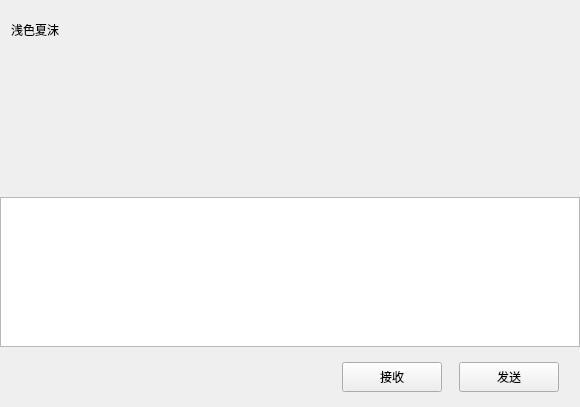
<?xml version="1.0" encoding="UTF-8"?>
<ui version="4.0">
 <class>ChatPage</class>
 <widget class="QWidget" name="ChatPage">
  <property name="geometry">
   <rect>
    <x>0</x>
    <y>0</y>
    <width>580</width>
    <height>407</height>
   </rect>
  </property>
  <property name="windowTitle">
   <string>Form</string>
  </property>
  <layout class="QVBoxLayout" name="verticalLayout">
   <property name="spacing">
    <number>0</number>
   </property>
   <property name="leftMargin">
    <number>0</number>
   </property>
   <property name="topMargin">
    <number>0</number>
   </property>
   <property name="rightMargin">
    <number>0</number>
   </property>
   <property name="bottomMargin">
    <number>0</number>
   </property>
   <item>
    <widget class="QWidget" name="chat_data_wid" native="true">
     <layout class="QVBoxLayout" name="verticalLayout_4">
      <property name="spacing">
       <number>0</number>
      </property>
      <property name="leftMargin">
       <number>0</number>
      </property>
      <property name="topMargin">
       <number>0</number>
      </property>
      <property name="rightMargin">
       <number>0</number>
      </property>
      <property name="bottomMargin">
       <number>0</number>
      </property>
      <item>
       <widget class="QWidget" name="title_wid" native="true">
        <property name="minimumSize">
         <size>
          <width>0</width>
          <height>60</height>
         </size>
        </property>
        <property name="maximumSize">
         <size>
          <width>16777215</width>
          <height>60</height>
         </size>
        </property>
        <layout class="QVBoxLayout" name="verticalLayout_5">
         <property name="spacing">
          <number>7</number>
         </property>
         <property name="topMargin">
          <number>2</number>
         </property>
         <property name="rightMargin">
          <number>2</number>
         </property>
         <property name="bottomMargin">
          <number>2</number>
         </property>
         <item>
          <widget class="QWidget" name="widget_2" native="true">
           <layout class="QHBoxLayout" name="horizontalLayout_5">
            <property name="leftMargin">
             <number>2</number>
            </property>
            <property name="topMargin">
             <number>2</number>
            </property>
            <property name="rightMargin">
             <number>2</number>
            </property>
            <property name="bottomMargin">
             <number>2</number>
            </property>
            <item>
             <widget class="QLabel" name="title_lb">
              <property name="minimumSize">
               <size>
                <width>30</width>
                <height>20</height>
               </size>
              </property>
              <property name="text">
               <string>浅色夏沫</string>
              </property>
             </widget>
            </item>
           </layout>
          </widget>
         </item>
        </layout>
       </widget>
      </item>
      <item>
       <widget class="ChatView" name="chat_data_list" native="true"/>
      </item>
      <item>
       <widget class="QWidget" name="tool_wid" native="true">
        <property name="minimumSize">
         <size>
          <width>0</width>
          <height>40</height>
         </size>
        </property>
        <property name="maximumSize">
         <size>
          <width>16777215</width>
          <height>40</height>
         </size>
        </property>
        <layout class="QHBoxLayout" name="horizontalLayout_4">
         <property name="leftMargin">
          <number>2</number>
         </property>
         <property name="topMargin">
          <number>2</number>
         </property>
         <property name="rightMargin">
          <number>2</number>
         </property>
         <property name="bottomMargin">
          <number>2</number>
         </property>
         <item>
          <spacer name="horizontalSpacer_2">
           <property name="orientation">
            <enum>Qt::Horizontal</enum>
           </property>
           <property name="sizeType">
            <enum>QSizePolicy::Fixed</enum>
           </property>
           <property name="sizeHint" stdset="0">
            <size>
             <width>5</width>
             <height>20</height>
            </size>
           </property>
          </spacer>
         </item>
         <item>
          <widget class="ClickedLabel" name="emo_lb">
           <property name="minimumSize">
            <size>
             <width>25</width>
             <height>25</height>
            </size>
           </property>
           <property name="maximumSize">
            <size>
             <width>25</width>
             <height>25</height>
            </size>
           </property>
           <property name="text">
            <string/>
           </property>
          </widget>
         </item>
         <item>
          <spacer name="horizontalSpacer_4">
           <property name="orientation">
            <enum>Qt::Horizontal</enum>
           </property>
           <property name="sizeType">
            <enum>QSizePolicy::Fixed</enum>
           </property>
           <property name="sizeHint" stdset="0">
            <size>
             <width>5</width>
             <height>20</height>
            </size>
           </property>
          </spacer>
         </item>
         <item>
          <widget class="ClickedLabel" name="file_lb">
           <property name="minimumSize">
            <size>
             <width>25</width>
             <height>25</height>
            </size>
           </property>
           <property name="maximumSize">
            <size>
             <width>25</width>
             <height>25</height>
            </size>
           </property>
           <property name="text">
            <string/>
           </property>
          </widget>
         </item>
         <item>
          <spacer name="horizontalSpacer_3">
           <property name="orientation">
            <enum>Qt::Horizontal</enum>
           </property>
           <property name="sizeHint" stdset="0">
            <size>
             <width>40</width>
             <height>20</height>
            </size>
           </property>
          </spacer>
         </item>
        </layout>
       </widget>
      </item>
      <item>
       <widget class="MessageTextEdit" name="chatEdit">
        <property name="minimumSize">
         <size>
          <width>0</width>
          <height>150</height>
         </size>
        </property>
        <property name="maximumSize">
         <size>
          <width>16777215</width>
          <height>150</height>
         </size>
        </property>
       </widget>
      </item>
      <item>
       <widget class="QWidget" name="send_wid" native="true">
        <property name="minimumSize">
         <size>
          <width>0</width>
          <height>60</height>
         </size>
        </property>
        <property name="maximumSize">
         <size>
          <width>16777215</width>
          <height>60</height>
         </size>
        </property>
        <layout class="QHBoxLayout" name="horizontalLayout_3">
         <property name="spacing">
          <number>7</number>
         </property>
         <property name="leftMargin">
          <number>11</number>
         </property>
         <property name="topMargin">
          <number>2</number>
         </property>
         <property name="rightMargin">
          <number>11</number>
         </property>
         <property name="bottomMargin">
          <number>2</number>
         </property>
         <item>
          <spacer name="horizontalSpacer_5">
           <property name="orientation">
            <enum>Qt::Horizontal</enum>
           </property>
           <property name="sizeHint" stdset="0">
            <size>
             <width>40</width>
             <height>20</height>
            </size>
           </property>
          </spacer>
         </item>
         <item>
          <widget class="ClickedBtn" name="receive_btn">
           <property name="minimumSize">
            <size>
             <width>100</width>
             <height>30</height>
            </size>
           </property>
           <property name="maximumSize">
            <size>
             <width>100</width>
             <height>30</height>
            </size>
           </property>
           <property name="text">
            <string>接收</string>
           </property>
          </widget>
         </item>
         <item>
          <spacer name="horizontalSpacer_7">
           <property name="orientation">
            <enum>Qt::Horizontal</enum>
           </property>
           <property name="sizeType">
            <enum>QSizePolicy::Fixed</enum>
           </property>
           <property name="sizeHint" stdset="0">
            <size>
             <width>10</width>
             <height>20</height>
            </size>
           </property>
          </spacer>
         </item>
         <item>
          <widget class="ClickedBtn" name="send_btn">
           <property name="minimumSize">
            <size>
             <width>100</width>
             <height>30</height>
            </size>
           </property>
           <property name="maximumSize">
            <size>
             <width>100</width>
             <height>30</height>
            </size>
           </property>
           <property name="text">
            <string>发送</string>
           </property>
          </widget>
         </item>
         <item>
          <spacer name="horizontalSpacer_6">
           <property name="orientation">
            <enum>Qt::Horizontal</enum>
           </property>
           <property name="sizeType">
            <enum>QSizePolicy::Fixed</enum>
           </property>
           <property name="sizeHint" stdset="0">
            <size>
             <width>10</width>
             <height>20</height>
            </size>
           </property>
          </spacer>
         </item>
        </layout>
       </widget>
      </item>
     </layout>
    </widget>
   </item>
  </layout>
 </widget>
 <customwidgets>
  <customwidget>
   <class>ClickedBtn</class>
   <extends>QPushButton</extends>
   <header location="global">clickedbtn.h</header>
  </customwidget>
  <customwidget>
   <class>ClickedLabel</class>
   <extends>QLabel</extends>
   <header location="global">clickedlabel.h</header>
  </customwidget>
  <customwidget>
   <class>ChatView</class>
   <extends>QWidget</extends>
   <header>chatview.h</header>
   <container>1</container>
  </customwidget>
  <customwidget>
   <class>MessageTextEdit</class>
   <extends>QTextEdit</extends>
   <header location="global">messagetextedit.h</header>
  </customwidget>
 </customwidgets>
 <resources/>
 <connections/>
</ui>
